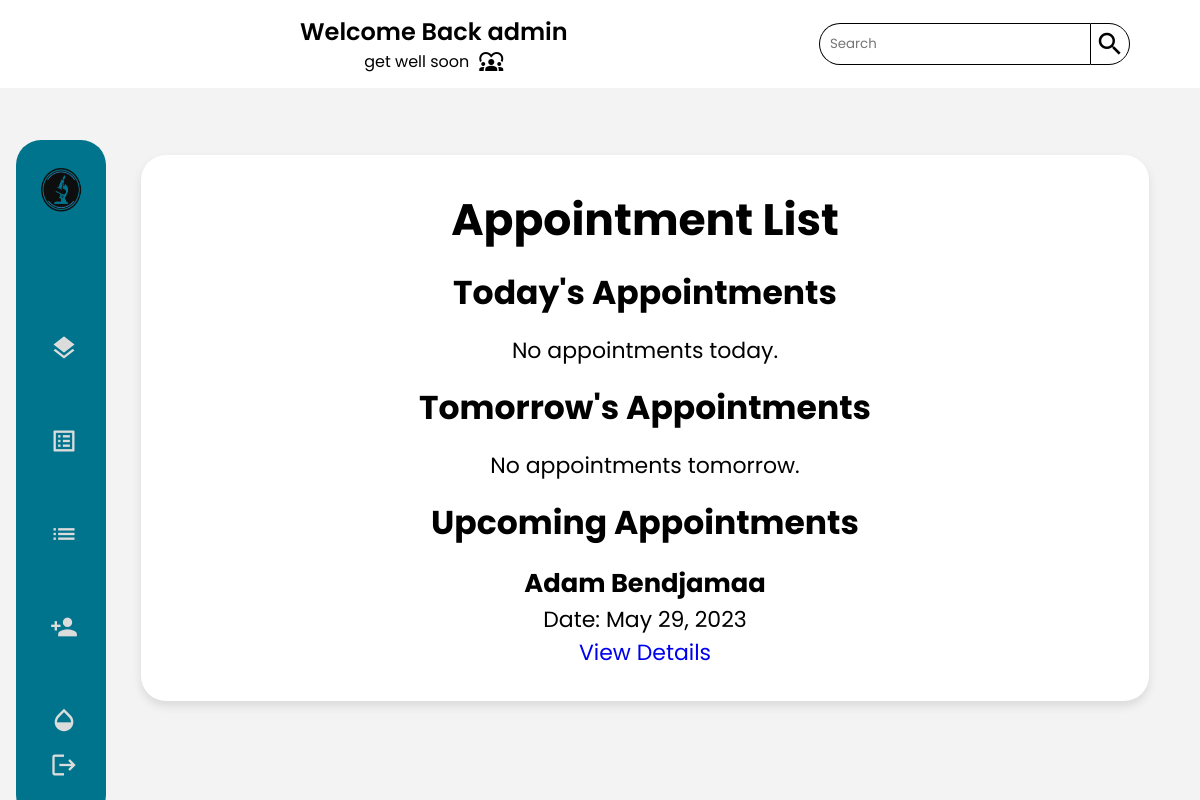
Page /receptionist/appointment/list/ (signed in) on the earlier database version.
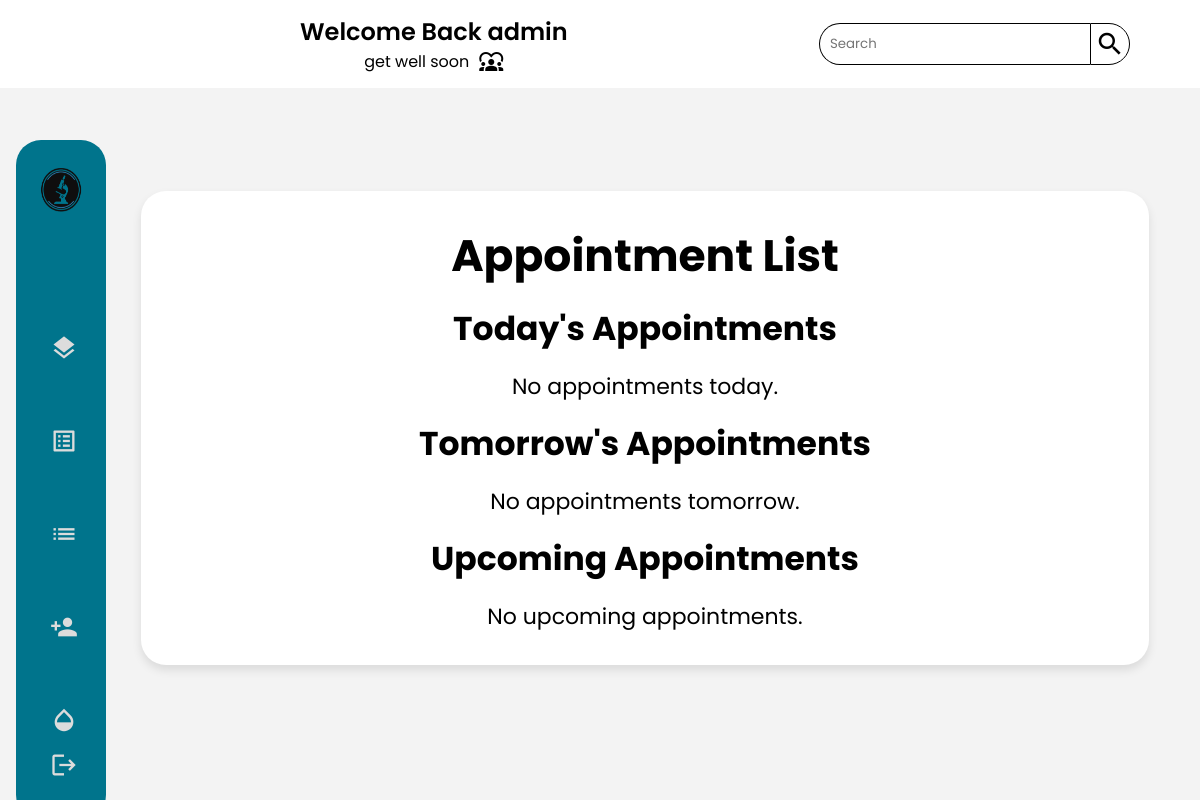
Same page on the later database version.
### main_home/models.py (models this page shows, shortened)
class Appointment(models.Model):
    PRE_PAY = 'PP'
    ON_RECEIVE = 'OR'
    PAYMENT_CHOICES = [
        (PRE_PAY, 'Pre-Pay'),
        (ON_RECEIVE, 'On-Receive'),
    ]
    UPCOMING = 'Upcoming'
    TOMORROW = 'Tommorow'
    TODAY = 'Today'
    OVERDUE = 'Overdue'
    STATUS_CHOICES = [
        (UPCOMING, 'Upcoming'),
        (TOMORROW, 'Tommorow'),
        (TODAY, 'Today'),
        (OVERDUE, 'Overdue'),
    ]
    client = models.ForeignKey(Client, on_delete=models.CASCADE)
    tests_requested = models.ManyToManyField(TestOffered)
    date = models.DateField(validators=[validate_date_not_past])
    description = models.CharField(max_length=1000,blank=True)
    document = models.ImageField(null=True,blank=True,upload_to='medical_documents')
    total_price = models.DecimalField(max_digits=10, decimal_places=2)
    payment_option = models.CharField(max_length=2, choices=PAYMENT_CHOICES,default="OR")
    payment_status = models.BooleanField(default=False)
    arrived = models.BooleanField(default=False)
    cancelled = models.BooleanField(default=False)
    performed = models.BooleanField(default=False)
    class Meta:
        db_table = 'appointment'
    @property
    def status(self):
        today = timezone.now().date()
        if self.date > today:
            return self.UPCOMING
        elif self.date == today:
            return self.TODAY
        elif self.date == today + timezone.timedelta(days=1):
            return self.TOMORROW
        else:
            return self.OVERDUE

### client/models.py (models this page shows, shortened)
class Client(models.Model):
    GENDERS =[
        ('M','Male'),
        ('F','Female')
    ]
    user = models.OneToOneField(User, primary_key = True, on_delete=models.CASCADE)
    phone_number = models.CharField(max_length=10,validators=[phone_regex])
    gender = models.CharField(max_length = 1 ,choices = GENDERS)
    address = models.CharField(max_length=50)
    policy = models.BooleanField(default = False)
    profile_pic = models.ImageField(default="default.png", upload_to="profile_pics")
    date_of_birth = models.DateField(default='2003-03-08')
    tests_made = models.PositiveIntegerField(default=0)
    class Meta():
        db_table = 'auth_client'

### receptionist/views.py (the view)
# urls.py: path("appointment/list/",views.appointment_list,name="appointment_list"),
@login_required
@permission_required('receptionist.view_receptionist', raise_exception=True)
def appointment_list(request):
    appointments = Appointment.objects.exclude(cancelled=True)
    appointments_today = []
    appointments_tomorrow = []
    appointments_upcoming = []
    for appointment in appointments:
        if appointment.status == appointment.TODAY:
            appointments_today.append(appointment)
        elif appointment.status == appointment.TOMORROW:
            appointments_tomorrow.append(appointment)
        elif appointment.status == appointment.UPCOMING:
            appointments_upcoming.append(appointment)
    context = {
        'appointments_today': appointments_today,
        'appointments_tomorrow': appointments_tomorrow,
        'appointments_upcoming': appointments_upcoming,
    }
    return render(request,'receptionist/appointment/appointment_list.html',context)

### receptionist/templates/receptionist/appointment/appointment_list.html
{% extends 'receptionist/receptionist.html' %}
{% load static %}
{% block main %}
<div class="Container">
    <h1>Appointment List</h1>
    <h2>Today's Appointments</h2>
    {% if appointments_today %}
        <ul>
            {% for appointment in appointments_today %}
                <li>
                    <h3>{{ appointment.client.user.first_name  }} {{appointment.client.user.last_name}}</h3>
                    <p>Date: Today</p>
                    <a href="{% url 'appointment_detail' appointment.id %}">View Details</a>
                </li>
            {% endfor %}
        </ul>
    {% else %}
        <p>No appointments today.</p>
    {% endif %}
    <h2>Tomorrow's Appointments</h2>
    {% if appointments_tomorrow %}
        <ul>
            {% for appointment in appointments_tomorrow %}
                <li>
                    <h3>{{ appointment.client.user.first_name  }} {{appointment.client.user.last_name}}</h3>
                    <p>Date: Tomorrow</p>
                    <a href="{% url 'appointment_detail' appointment.id %}">View Details</a>
                </li>
            {% endfor %}
        </ul>
    {% else %}
        <p>No appointments tomorrow.</p>
    {% endif %}
    <h2>Upcoming Appointments</h2>
    {% if appointments_upcoming %}
        <ul>
            {% for appointment in appointments_upcoming %}
                <li>
                    <h3>{{ appointment.client.user.first_name  }} {{appointment.client.user.last_name}}</h3>
                    <p>Date: {{ appointment.date }}</p>
                    <a href="{% url 'appointment_detail' appointment.id %}">View Details</a>
                </li>
            {% endfor %}
        </ul>
    {% else %}
        <p>No upcoming appointments.</p>
    {% endif %}
</div>
{% endblock main %}

Differences in the rows shown:
removed Appointment: client.user.first_name "Adam", client.user.last_name "Bendjamaa", date "May 29, 2023"
Other differences:
text now shown: "No upcoming appointments."
